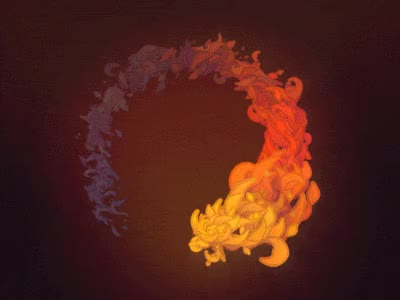
#> input picture img_utils/frames/frame_0001.jpg, 400 x 300 px; its folder holds 4 pictures in this run
$ python 'test (copy).py'
#> lines starting #> are read from the running program, lines starting #| are printed output that depends on the picture
"""This module implements Histogram Matching operation"""
import sys
import numpy as np
import os
import cv2

"""This module contains constants used in the command line interface"""
# color spaces
GRAY = 'gray'
HSV = 'hsv'
LAB = 'lab'
RGB = 'rgb'

# image channels
IMAGE_CHANNELS = '0,1,2'

# image matching operations
MAX_VALUE_8_BIT = 255

def read_image(path: str) -> np.ndarray:
    """ This function reads an image and transforms it to RGB color space """
#> called with path = 'frames/frame_0001.jpg'
    if os.path.exists(path):
        image = cv2.imread(path, cv2.IMREAD_UNCHANGED)
#> image is the input picture: shape (300, 400, 3); mean B, G, R 26, 33.8, 80.5
        image = image.astype(np.float32) / MAX_VALUE_8_BIT
        if image.ndim == 2:
            return image[:, :, np.newaxis]
        return cv2.cvtColor(image, cv2.COLOR_BGR2RGB)

    raise ValueError(f'Invalid image path {path}')

# [16 lines left out: function write_image, not called in this run]

class HistogramMatching():
    """Histogram Matching operation class"""

    def __init__(self):
        pass

    # [52 lines left out: functions set_reference_img, match_image_to_reference, match_channel, not called in this run]


if __name__ == "__main__":

    hist_matcher = HistogramMatching()

    src_dir = "frames"
    ref_img = "trees.jpg"

    src = [read_image(os.path.join(src_dir, img)) for img in sorted(os.listdir(src_dir))]
#> call 2 of read_image, with path = 'frames/frame_0005.jpg'
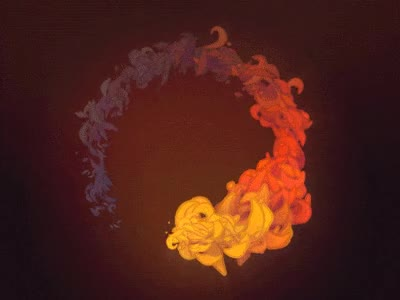
#> input picture img_utils/frames/frame_0005.jpg, 400 x 300 px
#> in read_image, image is the input picture: shape (300, 400, 3); mean B, G, R 25.8, 33.4, 79
#> call 3 of read_image, with path = 'frames/frame_0009.jpg'
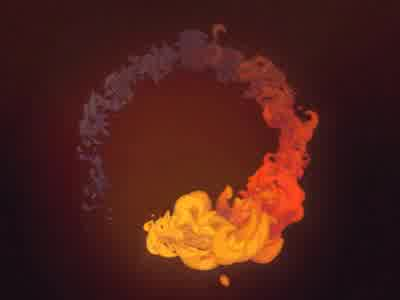
#> input picture img_utils/frames/frame_0009.jpg, 400 x 300 px
#> in read_image, image is the input picture: shape (300, 400, 3); mean B, G, R 25.9, 33.6, 79
#> call 4 of read_image, with path = 'frames/frame_0013.jpg'
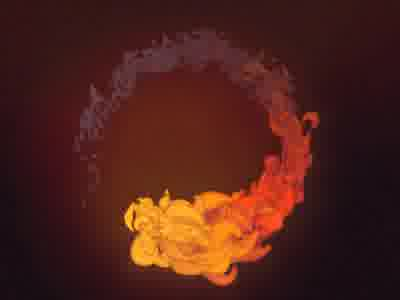
#> input picture img_utils/frames/frame_0013.jpg, 400 x 300 px
#> in read_image, image is the input picture: shape (300, 400, 3); mean B, G, R 26.1, 34, 79.4
    ref = read_image(ref_img)
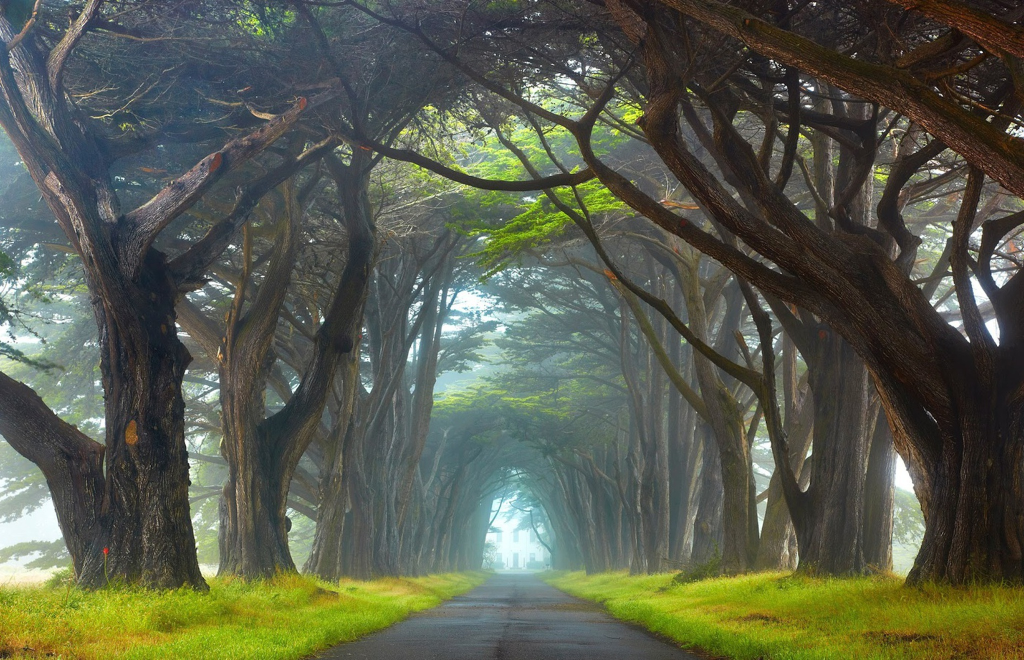
#> input picture img_utils/trees.jpg, 2048 x 1320 px (shown at 1/2 size)
#> in read_image, image is the input picture: shape (1320, 2048, 3); mean B, G, R 76.9, 93.1, 88.3

#> (the run stopped early here; a loop or call above may not have finished)
